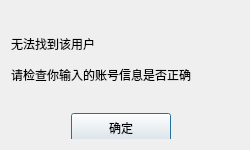
<?xml version="1.0" encoding="UTF-8"?>
<ui version="4.0">
 <class>FindFailDlg</class>
 <widget class="QDialog" name="FindFailDlg">
  <property name="geometry">
   <rect>
    <x>0</x>
    <y>0</y>
    <width>250</width>
    <height>150</height>
   </rect>
  </property>
  <property name="minimumSize">
   <size>
    <width>250</width>
    <height>150</height>
   </size>
  </property>
  <property name="maximumSize">
   <size>
    <width>250</width>
    <height>150</height>
   </size>
  </property>
  <property name="windowTitle">
   <string>Dialog</string>
  </property>
  <layout class="QVBoxLayout" name="verticalLayout">
   <item>
    <spacer name="verticalSpacer">
     <property name="orientation">
      <enum>Qt::Orientation::Vertical</enum>
     </property>
     <property name="sizeType">
      <enum>QSizePolicy::Policy::Fixed</enum>
     </property>
     <property name="sizeHint" stdset="0">
      <size>
       <width>20</width>
       <height>20</height>
      </size>
     </property>
    </spacer>
   </item>
   <item>
    <widget class="QLabel" name="fail_tip">
     <property name="maximumSize">
      <size>
       <width>16777215</width>
       <height>25</height>
      </size>
     </property>
     <property name="text">
      <string>无法找到该用户</string>
     </property>
    </widget>
   </item>
   <item>
    <widget class="QLabel" name="fail_tip2">
     <property name="maximumSize">
      <size>
       <width>16777215</width>
       <height>25</height>
      </size>
     </property>
     <property name="text">
      <string>请检查你输入的账号信息是否正确</string>
     </property>
    </widget>
   </item>
   <item>
    <widget class="QWidget" name="widget" native="true">
     <widget class="ClickedBtn" name="fail_sure_btn">
      <property name="geometry">
       <rect>
        <x>60</x>
        <y>20</y>
        <width>100</width>
        <height>30</height>
       </rect>
      </property>
      <property name="minimumSize">
       <size>
        <width>100</width>
        <height>30</height>
       </size>
      </property>
      <property name="maximumSize">
       <size>
        <width>100</width>
        <height>30</height>
       </size>
      </property>
      <property name="text">
       <string>确定</string>
      </property>
     </widget>
    </widget>
   </item>
  </layout>
 </widget>
 <customwidgets>
  <customwidget>
   <class>ClickedBtn</class>
   <extends>QPushButton</extends>
   <header location="global">clickedbtn.h</header>
  </customwidget>
 </customwidgets>
 <resources/>
 <connections/>
</ui>
